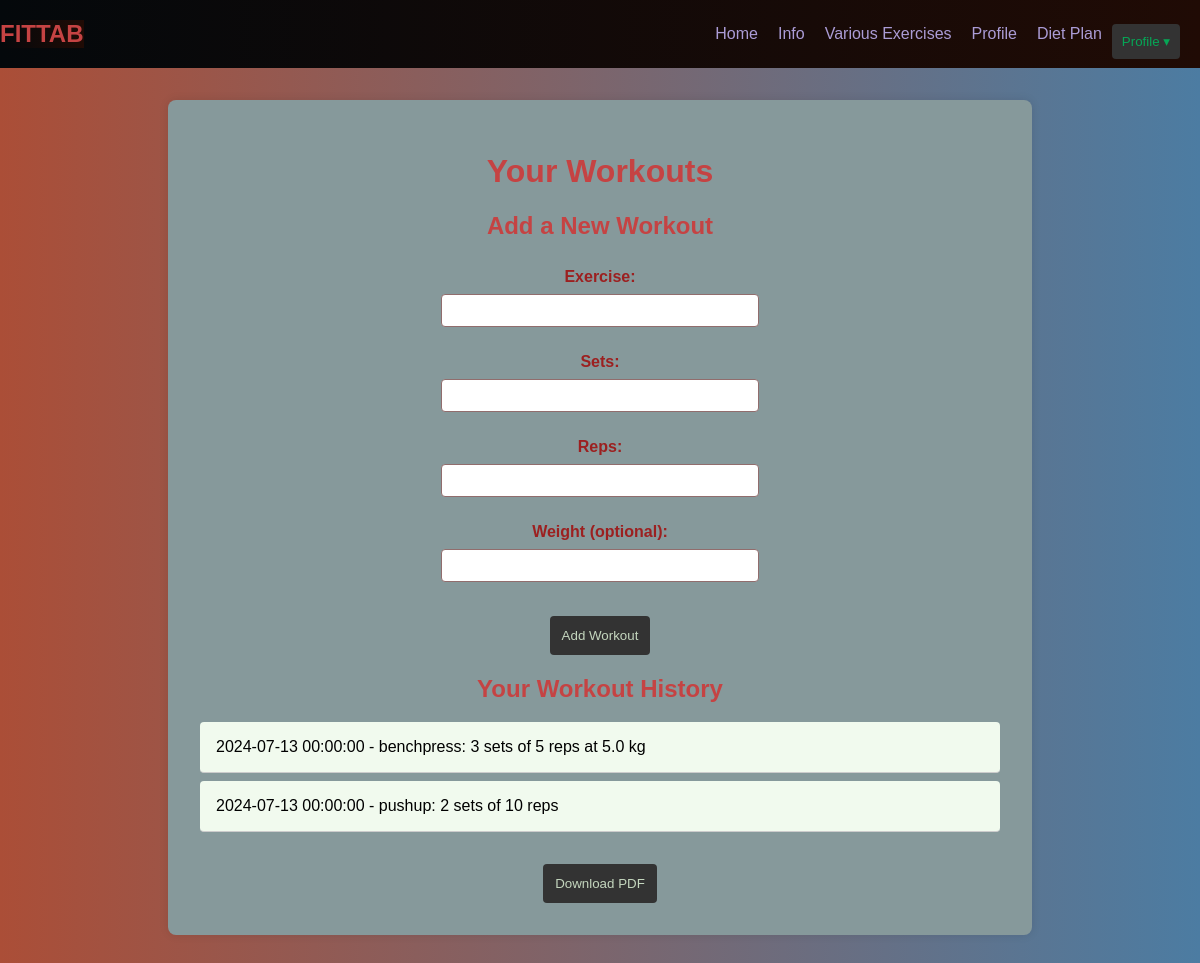
The page /workouts (signed in) on the database as committed earlier.
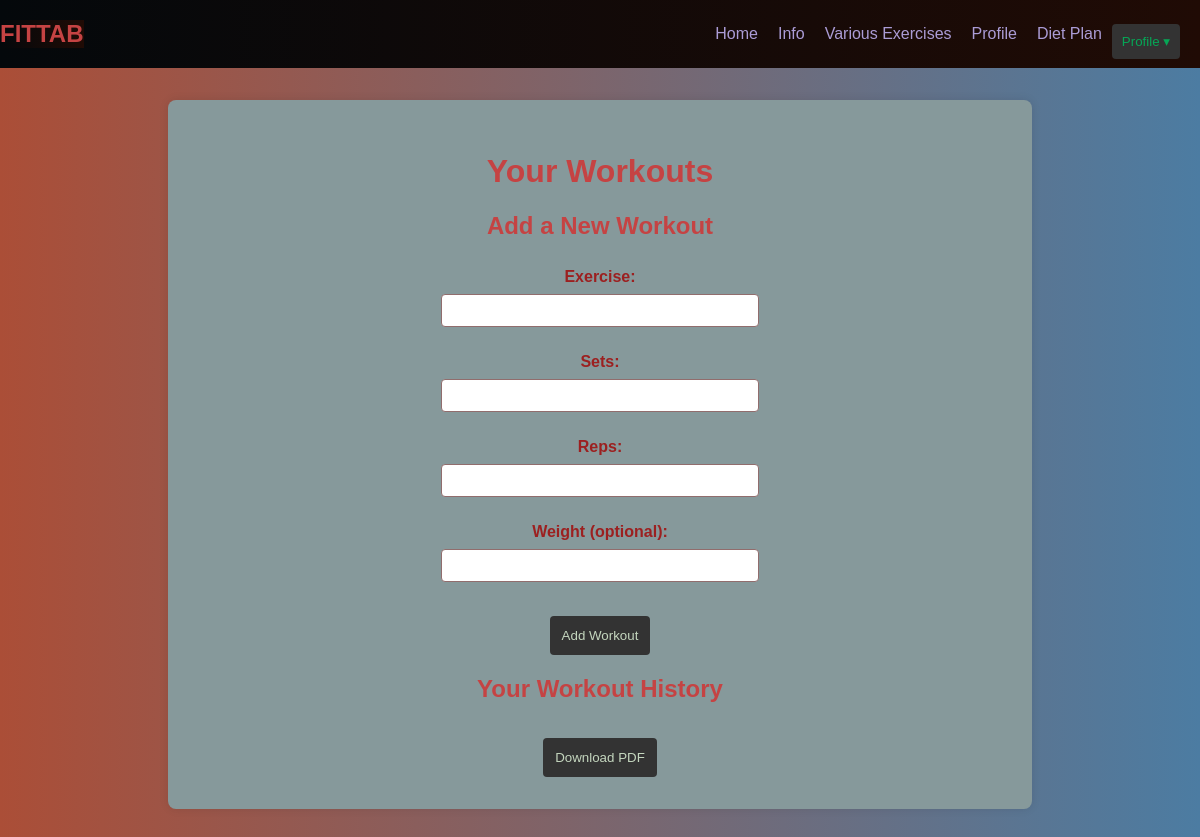
The same page on the database as committed later.
### app.py (models this page shows, shortened)
class Workout(db.Model):
    id = db.Column(db.Integer, primary_key=True, autoincrement=True)
    user_id = db.Column(db.Integer, db.ForeignKey('user.id'), nullable=False)
    exercise = db.Column(db.String(100), nullable=False)
    sets = db.Column(db.Integer, nullable=False)
    reps = db.Column(db.Integer, nullable=False)
    weight = db.Column(db.Float, nullable=True)
    date = db.Column(db.DateTime, default=datetime.now())
    user = db.relationship('User', back_populates='workouts')
    def to_dict(self):
        return {
            'date': self.date.strftime('%Y-%m-%d %H:%M:%S'),
            'exercise': self.exercise,
            'sets': self.sets,
            'reps': self.reps,
            'weight': self.weight
        }

### app.py (the view, shortened to what this page needs)
@app.route('/workouts', methods=['GET', 'POST'])
def workouts():
    if 'user_id' in session:
        user_id = session['user_id']
        user = User.query.filter_by(id=user_id).first()
        workout_objects = Workout.query.filter_by(user_id=user_id).all()
        workouts = [workout.to_dict() for workout in workout_objects]
        return render_template('workouts.html', user=user, workouts=workouts)
    else:
        return redirect(url_for('index'))

### templates/workouts.html (shortened to what this page needs)
<!DOCTYPE html>
<html lang="en">
<head>
    <link rel="stylesheet" href="{{ url_for('static', filename='style_workout.css') }}">
</head>
<body>
    <nav>
        <h1 style="background: linear-gradient(to left, #200b05, #04080b);">FITTAB</h1>
        <div class="nav-links">
            <a href="{{ url_for('info') }}">Home</a>
            <a href="#">Info</a>
            <a href="{{ url_for('exercise') }}">Various Exercises</a>
            <a href="{{ url_for('profile') }}">Profile</a>
            <a href="/diet">Diet Plan</a>
            <div class="profile-dropdown">
                <button class="profile-button">Profile &#9662;</button>
            </div>
        </div>
    </nav>
    <div class="container">
        <h1>Your Workouts</h1>
        <div>
            <h2>Add a New Workout</h2>
            <form method="POST" action="{{ url_for('workouts') }}">
                <label for="exercise">Exercise:</label>
                <input type="text" id="exercise" name="exercise" required>
                <br>
                <label for="sets">Sets:</label>
                <input type="number" id="sets" name="sets" required>
                <br>
                <label for="reps">Reps:</label>
                <input type="number" id="reps" name="reps" required>
                <br>
                <label for="weight">Weight (optional):</label>
                <input type="number" id="weight" name="weight" step="0.1">
                <br>
                <button type="submit">Add Workout</button>
            </form>
        </div>
        <div>
            <h2>Your Workout History</h2>
            <ul>
                {% for workout in workouts %}
                    <li>{{ workout.date }} - {{ workout.exercise }}: {{ workout.sets }} sets of {{ workout.reps }} reps {% if workout.weight %} at {{ workout.weight }} kg {% endif %}</li>
                {% endfor %}
            </ul>
            <form id="downloadForm" action="{{ url_for('download_workouts') }}" method="get">
                <button type="submit">Download PDF</button>
            </form>
        </div>
    </div>
</body>
</html>

Rows that differ between the two databases and show on the page:
no longer on this page (row edited): Workout: date "2024-07-13 00:00:00", exercise "benchpress", sets "3", reps "5", weight "5.0"
no longer on this page (row edited): Workout: date "2024-07-13 00:00:00", exercise "pushup", sets "2", reps "10"
